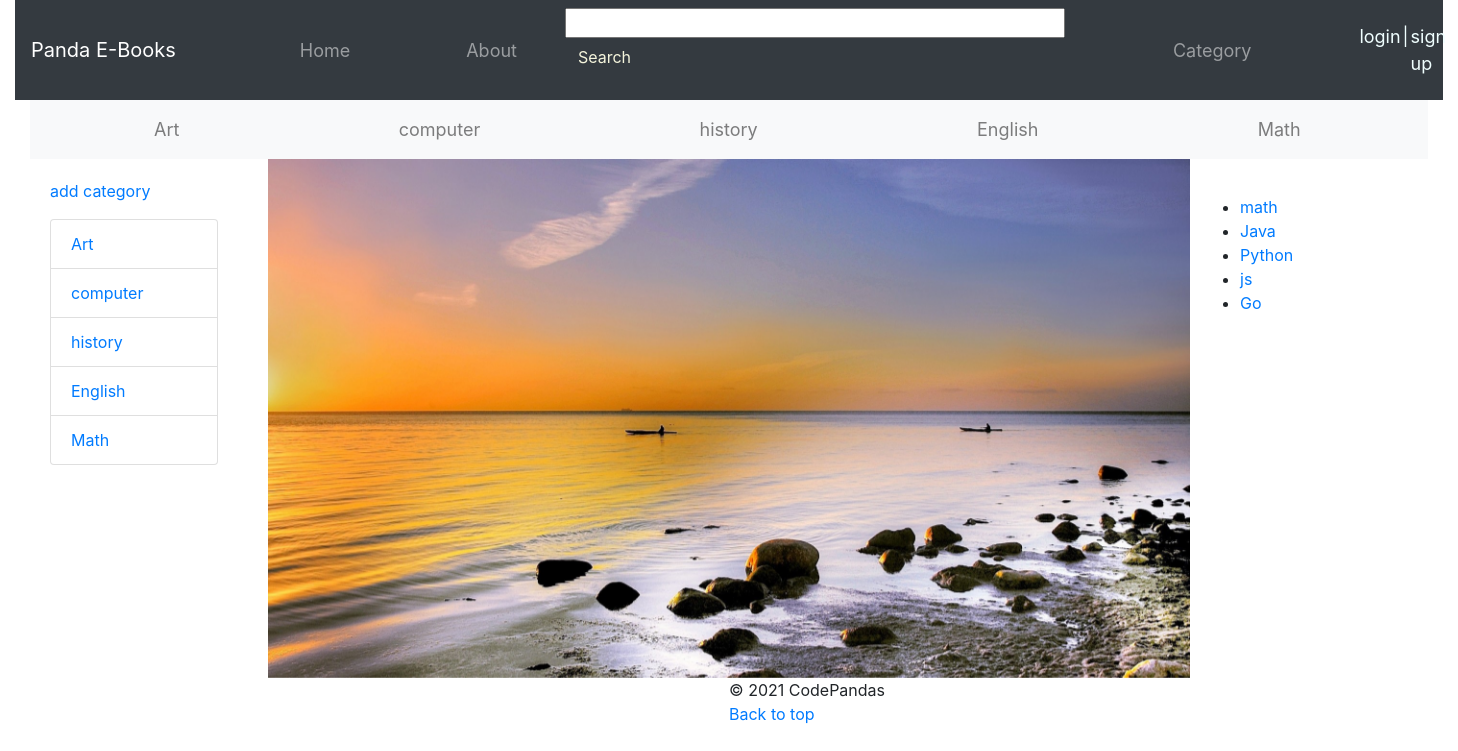
The page / on the database its author committed.
### panda/models.py (models this page shows, shortened)
class Category(models.Model):
    MAX_LENGTH = 200
    name = models.CharField(max_length=MAX_LENGTH,unique=True)
    likes = models.IntegerField(default=0)
    Sdescription =models.CharField(max_length=MAX_LENGTH)
    slug = models.SlugField(unique=True,blank=True)
    class Meta:
        verbose_name_plural = 'Categories'

class Book(models.Model):
    TITLE_MAX_SIZE = 128
    category = models.ForeignKey(Category, on_delete=models.CASCADE)
    name = models.CharField(max_length=TITLE_MAX_SIZE)
    slug = models.SlugField(unique=True,blank=True)
    views = models.IntegerField(default=0)
    image = models.ImageField(upload_to='book_images',blank = True)
    likes = models.IntegerField(default=0)
    rating = models.FloatField(default=0.0)
    description = models.CharField(max_length=500)
    def photo_url(self):
        if self.image and hasattr(self.image, 'url'):
            return self.image.url
        else:
            return '/media/book_images/rango.jpg'

### panda/views.py (the view)
# urls.py: path('',views.homepage, name='homepage'),
def homepage(request):
    context_dict ={}
    category_list = Category.objects.order_by('-likes')[:5]
    book_list = Book.objects.order_by('-likes')[:5]
    context_dict['categories'] = category_list
    context_dict['books'] = book_list
    return render(request,'panda/homepage.html',context=context_dict)

### templates/panda/homepage.html (shortened to what this page needs)
{% extends 'panda/base.html' %}
{% load staticfiles %}
{% block main_block %}
<div class="container-fluid">
  <nav class="navbar navbar-expand-lg navbar-light bg-light">
    <div class="collapse navbar-collapse" id="navbarSupportedContent">
      {% if categories %}
      {% for category in categories %}
      <ul class="navbar-nav mr-auto" >
    <a class="nav-link" href="{% url 'panda:show_category' category.slug %}">{{ category.name }}
    </a>
  </ul>
      {% endfor %}
      {% endif %}
    </div>
  </nav>
</div>
<div class="container-fluid">
  <div class="row">
    <div class="col-2">
      <div class="card-body">
        <a href="{% url 'panda:add_category' %}">add category</a>
        <p class="card-text">
        {% if categories %}
        <ul class="list-group">
        {% for category in categories %}
        <li class="list-group-item"><a href="{% url 'panda:show_category' category.slug %}">{{ category.name }}</a></li>
        {% endfor %}
        </ul>
        {% else %}
        <strong>There are no categories present.</strong>
        {% endif %}
        </p>
      </div>
    </div>
    <div class="col-8" >
      <div id="carouselExampleSlidesOnly" class="carousel slide" data-ride="carousel">
        <div class="carousel-inner">
          <div class="carousel-item active">
            <img src="{% static 'images/rango.jpg' %}" class="d-block w-100" alt="...">
        </div>
        </div>
      </div>
    </div>
    <div class="col">
      <div class="card-body">
        <p class="card-text">
        {% if books %}
        <ul class="list-group">
        {% for book in books %}
        <li><a href="{% url 'panda:show_book' book.slug %}">{{ book.name }}</a></li>
        {% endfor %}
        </ul>
        {% else %}
        <strong>There are no books present.</strong>
        {% endif %}
        </p>
      </div>
    </div>
  </div>
</div>
{% endblock %}

### templates/panda/base.html (style rules this page uses)
.navbar-nav { padding-left: 100px; font-size: large; }

### rows shown on the page
Category: name "Art"
Category: name "computer"
Category: name "history"
Category: name "English"
Category: name "Math"
Book: name "math"
Book: name "Java"
Book: name "Python"
Book: name "js"
Book: name "Go"
